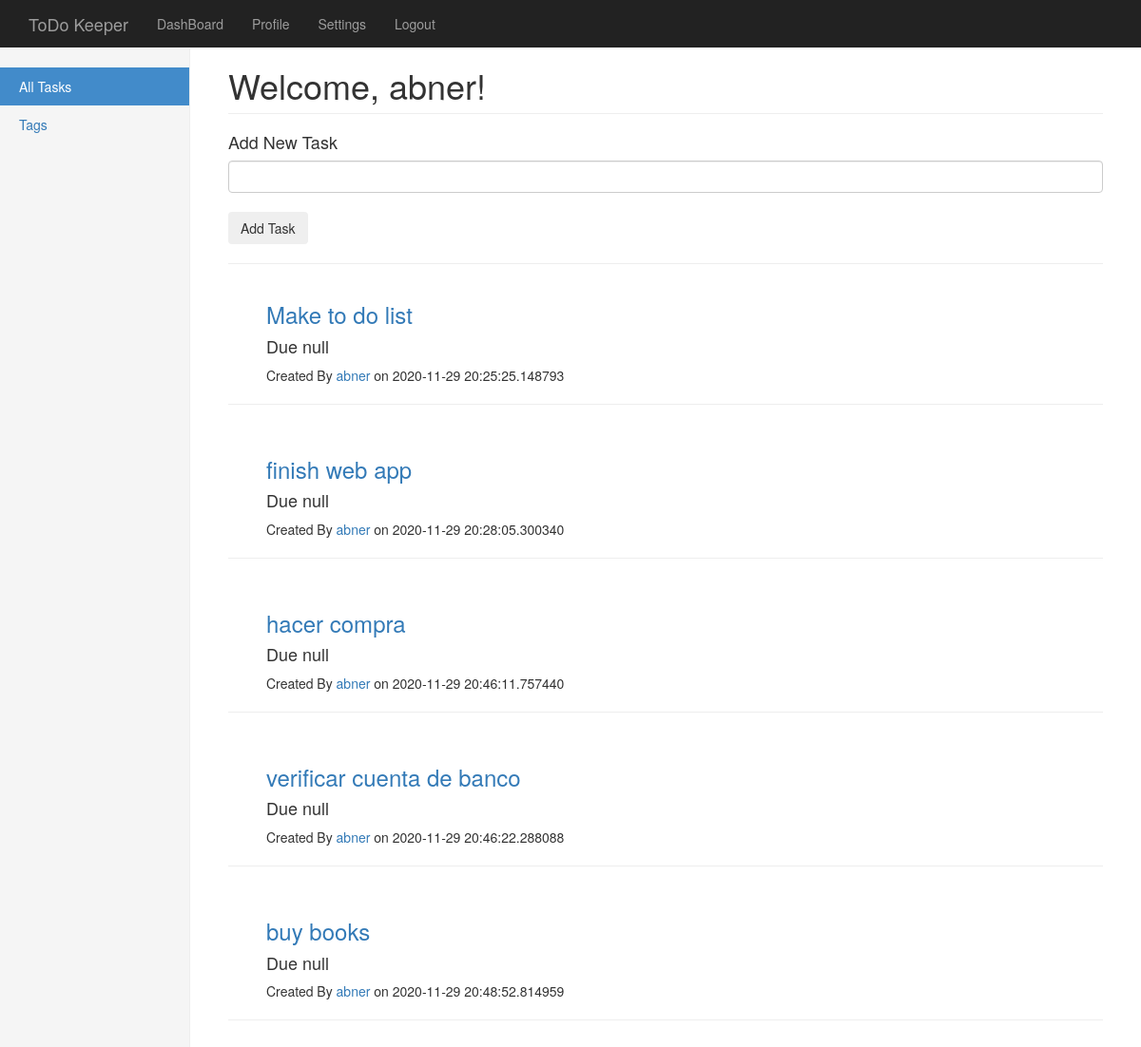
The page /dashboard (signed in) on the database its author committed.
### app.py (models this page shows, shortened)
class User(UserMixin,db.Model): #Add UserMixin to DataBase Model
    id = db.Column(db.Integer, primary_key=True)
    username = db.Column(db.String(15), unique=True, nullable=False)
    email = db.Column(db.String(50), unique=True, nullable=False)
    password = db.Column(db.String(80),nullable=False)
    image_file = db.Column(db.String(20), nullable=False, default='default.jpg')
    tasks = db.relationship('Task',backref='creatorOfTask',lazy=True)

class Task(db.Model):
    id = db.Column(db.Integer, primary_key=True)
    text = db.Column(db.String(150),nullable=False)
    date_posted = db.Column(db.DateTime, nullable=False, default=datetime.utcnow)
    user_id = db.Column(db.Integer, db.ForeignKey('user.id'), nullable=False)

### app.py (the view, shortened to what this page needs)
@app.route('/dashboard', methods=['GET','POST'])
@login_required
def dashboard():
    form = TaskForm()
    userStatus = current_user.is_active
    return render_template('dashboard.html',userStatus=userStatus,tasks=current_user.tasks,name=current_user.username ,form=form)

### forms.py
class TaskForm(FlaskForm):
    text = StringField('Task', validators=[DataRequired(),InputRequired(), Length(max=150)])
    submit = SubmitField('Add Task')

### app.py (called while the page is built)
@login_manager.user_loader
def load_user(user_id):
        return User.query.get(int(user_id))

### templates/dashboard.html (shortened to what this page needs)
{% extends "index.html" %}
{% import "bootstrap/wtf.html" as wtf %}
{% block styles %}
{{super()}}
<link rel="stylesheet" href="{{url_for('.static', filename='dashboard.css')}}">
{% endblock %}
{% block content %}
    <div class="container-fluid">
      <div class="row">
        <div class="col-sm-3 col-md-2 sidebar">
          <ul class="nav nav-sidebar">
            <li class="active"><a href="/dashboard">All Tasks<span class="sr-only">(current)</span></a></li>
            <li><a href="/dashboard">Tags</a></li>
          </ul>
        </div>
        <div class="col-sm-9 col-sm-offset-3 col-md-10 col-md-offset-2 main">
          <h1 class="page-header">Welcome, {{ name }}!</h1>
          <form class="form-signin" method="POST" action="/dashboard">
            <h4 class="form-signin-heading">Add New Task</h4>
            {{form.text(class_="form-control")}}
            <br>
            <button class="btn btn-light" type="submit">Add Task</button>
          </form>
          <hr>
          {% for task in tasks %}
            <article class="media content-section ">
              <div class="media-body border">
                <ul>
                  <h3><a class="article-title" href="/dashboard/task?taskid={{task.id}}">{{ task.text }}</a>&#9;<h4> Due null</h4></h3>
                  <p>Created By <a href="/dashboard/profile">{{ task.creatorOfTask.username }}</a> on {{ task.date_posted }}</p>
                </ul>
                <hr>
              </div>
            </article>
          {% endfor %}
        </div>
      </div>
    </div>
{% endblock %}

### templates/index.html (shortened to what this page needs)
{% block doc -%}
<!DOCTYPE html>
<html{% block html_attribs %}{% endblock html_attribs %}>
{%- block html %}
  <head>
    {%- block head %}
      {%- block styles %}
      <link href="{{bootstrap_find_resource('css/bootstrap.css', cdn='bootstrap')}}" rel="stylesheet">
      {%- endblock styles %}
    {%- endblock head %}
  </head>
  <body{% block body_attribs %}{% endblock body_attribs %}>
    {% block body -%}
    {% block navbar %}
    <nav class="navbar navbar-inverse navbar-fixed-top">
      <div class="container">
        <div class="navbar-header">
          <a class="navbar-brand" href="#">ToDo Keeper</a>
        </div>
        <div id="navbar" class="collapse navbar-collapse">
          <ul class="nav navbar-nav">
            {% if userStatus %}
              <li><a href="{{ url_for('dashboard') }}">DashBoard</a></li>
              <li><a href="/dashboard/profile">Profile</a></li>
              <li><a href="/dashboard/settings">Settings</a></li>
              <li><a href="{{ url_for('logout') }}">Logout</a></li>
            {% else %}
              <li class="active"><a href="/dashboard">Home</a></li>
              <li><a href="{{ url_for('login') }}">Login</a></li>
              <li><a href="{{ url_for('signup') }}">Sign Up</a></li>
            {% endif %}
          </ul>
        </div>
      </div>
    </nav>
    {%- endblock navbar %}
    {% block content -%}
    {%- endblock content %}
    {%- endblock body %}
  </body>
{%- endblock html %}
</html>
{% endblock doc -%}

### static/dashboard.css (style rules this page uses)
body { padding-top: 50px; }
.navbar-fixed-top { border: 0; }
.sidebar { display: none; }
@media (min-width: 768px) { .sidebar { position: fixed; top: 51px; bottom: 0; left: 0; z-index: 1000; display: block; padding: 20px; overflow-x: hidden; overflow-y: auto; background-color: #f5f5f5; border-right: 1px solid #eee; } }
.nav-sidebar { margin-right: -21px; margin-bottom: 20px; margin-left: -20px; }
.nav-sidebar > li > a { padding-right: 20px; padding-left: 20px; }
.nav-sidebar > .active > a, .nav-sidebar > .active > a:hover, .nav-sidebar > .active > a:focus { color: #fff; background-color: #428bca; }
.main { padding: 20px; }
@media (min-width: 768px) { .main { padding-right: 40px; padding-left: 40px; } }
.main .page-header { margin-top: 0; }

### rows shown on the page
User: username "abner"
Task: text "Make to do list", creatorOfTask.username "abner", date_posted "2020-11-29 20:25:25.148793"
Task: text "finish web app", creatorOfTask.username "abner", date_posted "2020-11-29 20:28:05.300340"
Task: text "hacer compra", creatorOfTask.username "abner", date_posted "2020-11-29 20:46:11.757440"
Task: text "verificar cuenta de banco", creatorOfTask.username "abner", date_posted "2020-11-29 20:46:22.288088"
Task: text "buy books", creatorOfTask.username "abner", date_posted "2020-11-29 20:48:52.814959"
